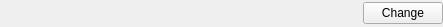
<?xml version="1.0" encoding="UTF-8"?>
<ui version="4.0">
 <class>AxisWidget</class>
 <widget class="QWidget" name="AxisWidget">
  <property name="geometry">
   <rect>
    <x>0</x>
    <y>0</y>
    <width>443</width>
    <height>27</height>
   </rect>
  </property>
  <property name="windowTitle">
   <string>Form</string>
  </property>
  <layout class="QGridLayout" name="gridLayout_2">
   <property name="margin">
    <number>0</number>
   </property>
   <property name="spacing">
    <number>0</number>
   </property>
   <item row="0" column="0">
    <layout class="QGridLayout" name="gridLayout">
     <item row="0" column="1">
      <spacer name="horizontalSpacer">
       <property name="orientation">
        <enum>Qt::Horizontal</enum>
       </property>
       <property name="sizeHint" stdset="0">
        <size>
         <width>40</width>
         <height>20</height>
        </size>
       </property>
      </spacer>
     </item>
     <item row="0" column="0">
      <layout class="QHBoxLayout" name="comboBoxesLayout"/>
     </item>
     <item row="0" column="2">
      <widget class="QPushButton" name="changeButton">
       <property name="text">
        <string>Change</string>
       </property>
      </widget>
     </item>
    </layout>
   </item>
  </layout>
 </widget>
 <resources/>
 <connections/>
</ui>
